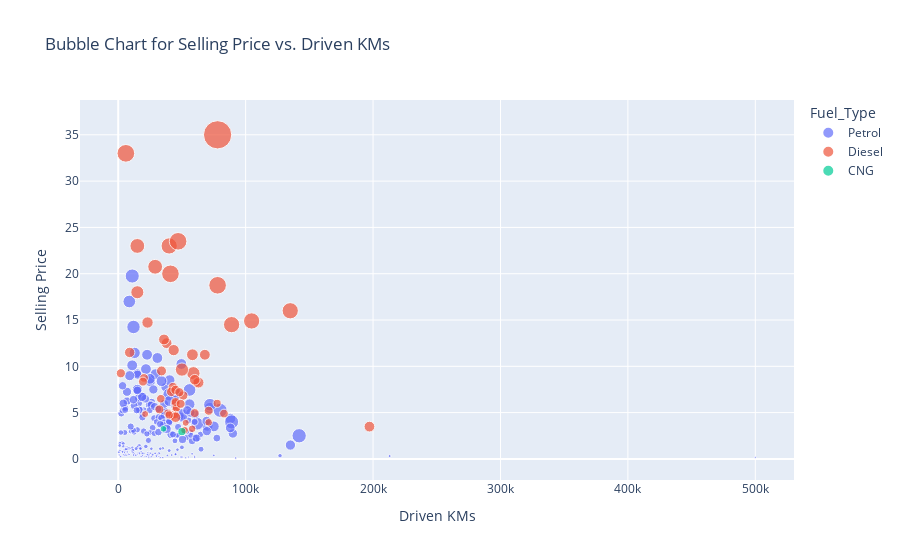

The cell this chart's notebook holds for it:
### Code cell
fig = px.scatter(df, x='Driven_kms', y='Selling_Price', size='Present_Price', color='Fuel_Type',
                 title='Bubble Chart for Selling Price vs. Driven KMs')
fig.update_layout(xaxis_title='Driven KMs', yaxis_title='Selling Price')
fig.show()

### Figure 1 — Plotly figure (JSON) as saved in the notebook; plotly's stock layout.template omitted (floating-point values rounded to 4 significant figures; data arrays with more than 128 entries replaced by an {"elided": "..."} marker saying what was removed)
{"data": [{"hovertemplate": "Fuel_Type=Petrol<br>Driven_kms=%{x}<br>Selling_Price=%{y}<br>Present_Price=%{marker.size}<extra></extra>", "legendgroup": "Petrol", "marker": {"color": "#636efa", "size": {"elided": "239 float values"}, "sizemode": "area", "sizeref": 0.2315, "symbol": "circle"}, "mode": "markers", "name": "Petrol", "orientation": "v", "showlegend": true, "type": "scatter", "x": {"elided": "239 int values"}, "xaxis": "x", "y": {"elided": "239 float values"}, "yaxis": "y"}, {"hovertemplate": "Fuel_Type=Diesel<br>Driven_kms=%{x}<br>Selling_Price=%{y}<br>Present_Price=%{marker.size}<extra></extra>", "legendgroup": "Diesel", "marker": {"color": "#EF553B", "size": [9.54, 6.87, 9.83, 8.61, 8.89, 8.92, 10.38, 10.79, 10.79, 10.38, 5.98, 7.49, 9.95, 8.06, 8.06, 30.61, 30.61, 19.77, 30.61, 35.96, 35.96, 35.96, 36.23, 6.95, 20.45, 6.76, 12.48, 8.93, 30.61, 14.89, 7.85, 25.39, 13.46, 13.46, 92.6, 16.09, 25.39, 20.45, 6.79, 5.7, 14.79, 7.6, 9.4, 9.4, 6.79, 9.4, 5.7, 13.6, 9.4, 9.4, 9.4, 13.6, 9.9, 9.4, 14, 13.09, 11.6, 12.5], "sizemode": "area", "sizeref": 0.2315, "symbol": "circle"}, "mode": "markers", "name": "Diesel", "orientation": "v", "showlegend": true, "type": "scatter", "x": [43000, 42450, 2071, 33429, 20273, 42367, 51000, 43000, 41678, 45000, 51439, 39000, 45000, 45000, 45780, 104707, 40000, 15000, 135000, 41000, 78000, 47000, 6000, 45000, 59000, 71000, 45000, 83000, 89000, 23000, 40000, 15000, 38000, 197176, 78000, 58242, 29000, 50024, 58000, 21125, 43535, 77632, 61381, 60000, 52132, 45000, 53000, 68000, 32322, 49000, 71000, 35934, 48000, 19434, 63000, 60076, 33988, 9000], "xaxis": "x", "y": [4.75, 4.6, 9.25, 6.5, 8.75, 7.45, 6.85, 7.75, 7.25, 7.45, 3.1, 4.95, 6, 5.5, 5.5, 14.9, 23, 18, 16, 19.99, 18.75, 23.5, 33, 4.75, 9.25, 3.95, 4.5, 4.9, 14.5, 14.73, 4.75, 23, 12.5, 3.49, 35, 11.25, 20.75, 9.65, 3.25, 4.85, 11.75, 6, 8.25, 4.95, 3.1, 6.15, 3.9, 11.25, 5.35, 5.95, 5.2, 12.9, 7.2, 8.35, 8.25, 8.55, 9.5, 11.5], "yaxis": "y"}, {"hovertemplate": "Fuel_Type=CNG<br>Driven_kms=%{x}<br>Selling_Price=%{y}<br>Present_Price=%{marker.size}<extra></extra>", "legendgroup": "CNG", "marker": {"color": "#00cc96", "size": [5.09, 7.74], "sizemode": "area", "sizeref": 0.2315, "symbol": "circle"}, "mode": "markers", "name": "CNG", "orientation": "v", "showlegend": true, "type": "scatter", "x": [35500, 49998], "xaxis": "x", "y": [3.25, 2.95], "yaxis": "y"}], "layout": {"legend": {"itemsizing": "constant", "title": {"text": "Fuel_Type"}, "tracegroupgap": 0}, "title": {"text": "Bubble Chart for Selling Price vs. Driven KMs"}, "xaxis": {"anchor": "y", "domain": [0, 1], "title": {"text": "Driven KMs"}}, "yaxis": {"anchor": "x", "domain": [0, 1], "title": {"text": "Selling Price"}}}}
